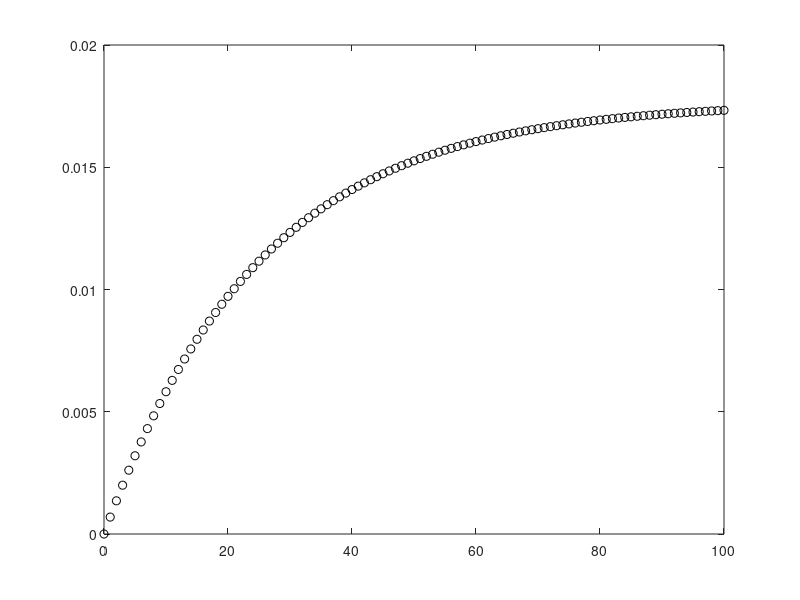
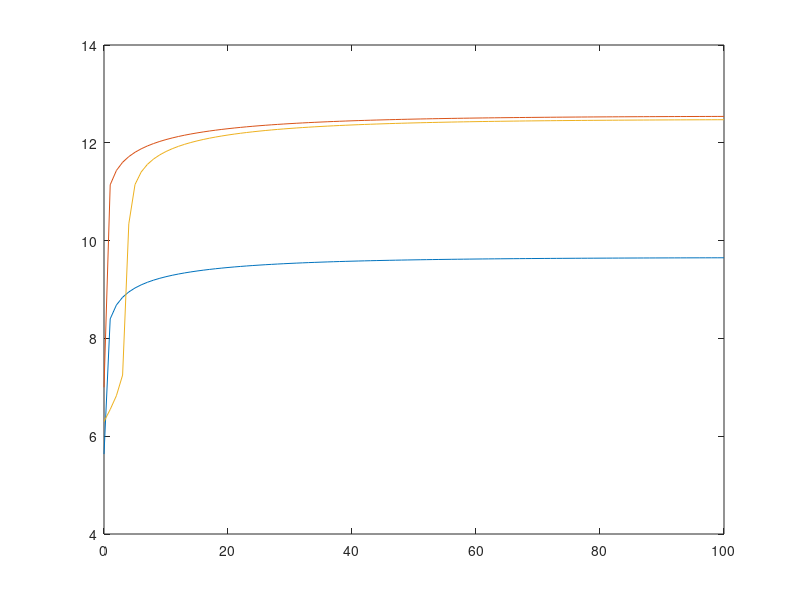

Recreate these plots in MATLAB, in order.
% increase Ca versus time by dissolution of portlandite
% and model pH increase

function II=portlanditedissolution

Ksp=5.5e-6; k=4e-2; Cainf=Ksp^(1/3); p=[Cainf k];
CT=0.01; NaT=0.005;

time=0:1:100;
CaT=CaTvtime(p,time);
figure(1); plot(time,CaT,'ko')

% for each timestep solve for pH
for i=1:length(time)
    %pH(i)=pHfromCaT(CaT(i),NaT);
    %pHlowCO2(i)=pHfromCaTalmostclosed(CaT(i),NaT); % just OH from Ca(OH)2 dissolution
    pH(i)=pHfromCaT(CaT(i),0); % ignore initial alkalinity
    pHlowCO2(i)=pHfromCaTalmostclosed(CaT(i),0); % just OH from Ca(OH)2 dissolution. ignore initial alkalinity
    pHclosed(i)=pHfromCaTclosed(CaT(i),CT,NaT);  % NaT for initial alkalinity. otherwise start acidic (H2CO3)
end

%pH(1) %same as rainwater
%pHlowCO2(1) % neutral

figure(2); plot(time,pH,time,pHlowCO2,time,pHclosed)

%%%%%%%%%%%%%%%% end of main scripts %%%%%%%%%%%%%%%%%%%%%%%%%%%

end

function CaT=CaTvtime(p,t)

Cainf=p(1); k=p(2); CaT(1)=0;

for i=2:length(t)
CaT(i)=Cainf*(1-exp(-k*t(i)));
end

CaT=Cainf*(1-exp(-k*t));

end

function pH=pHfromCaT(CaT,NaT)

% equilibrium constants
Kw=10^-14; Ka1=10^-6.3; Ka2=10^-10.3; PCO2=10^-3.5; KH=10^-1.47;  

a=1;
b=2*CaT+NaT; %if there is initial alkalinity
c=-KH*Ka1*PCO2-Kw;
d=-2*KH*Ka1*Ka2*PCO2;
t=roots([a b c d]);
t=t(imag(t)==0); %sets any imaginary roots to zero
% display the positive real root
t=t(t>0);
pH=-log10(t);


end

function pH=pHfromCaTalmostclosed(CaT,NaT)

% equilibrium constants
Kw=10^-14; Ka1=10^-6.3; Ka2=10^-10.3; PCO2=10^-26.5; KH=10^-1.47;  

a=1;
b=2*CaT+NaT; %if there is initial alkalinity
c=-KH*Ka1*PCO2-Kw;
d=-2*KH*Ka1*Ka2*PCO2;
t=roots([a b c d]);
t=t(imag(t)==0); %sets any imaginary roots to zero
% display the positive real root
t=t(t>0);
pH=-log10(t);


end

function pH=pHfromCaTclosed(CaT,CT,NaT)

% equilibrium constants
Kw=10^-14; Ka1=10^-6.3; Ka2=10^-10.3; PCO2=10^-23.5; KH=10^-1.47;  

a=1;
b=2*CaT+Ka1+NaT;
c=2*CaT*Ka1+NaT*Ka1+Ka1*Ka2-CT*Ka1-Kw;
d=2*CaT*Ka1*Ka2+NaT*Ka1*Ka2-CT*Ka1*Ka2-Kw*Ka1;
e=-Kw*Ka1*Ka2;
t=roots([a b c d e]);


t=t(imag(t)==0); %sets any imaginary roots to zero
% display the positive real root
t=t(t>0);
pH=-log10(t);


end
